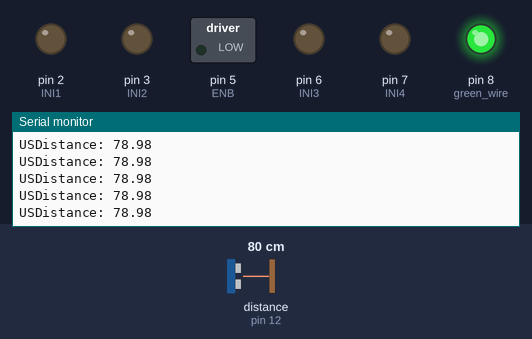
Simulated run of this sketch. Board: Arduino Uno, built with avr-gcc and run on an emulated ATmega328P. Shown: switched loads named in the sketch (green lamp = pin HIGH), output pins drawn as LEDs (lit = HIGH), the last lines printed to the serial monitor. Wiring (inferred from the names in the program): ultrasonic range finder: trigger pin 13; echo pin 12. Inputs (shaded band) come from the test bench; at power-on: distance to the obstacle (sensor on pin 12) 80 cm. The echo pulse lasts 58.3 µs per cm; pins used as bus, display or sensor lines are not drawn.

Above: at 1.2 s.
1.3 s: distance to the obstacle (sensor on pin 12) set to 120 cm
At 1.9 s:
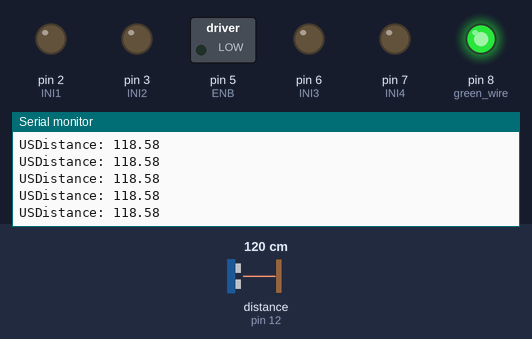
4.3 s: distance to the obstacle (sensor on pin 12) set to 2 cm
At 5.4 s:
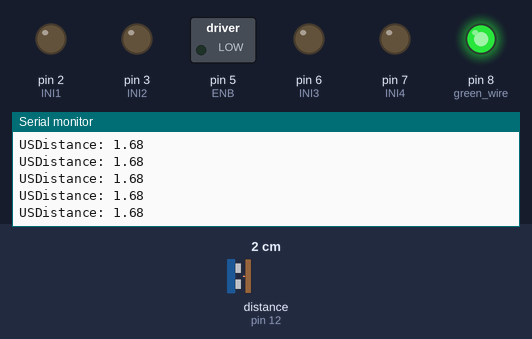
Timing chart, 0 to 7.3 s (numbered marks = the images above; inputs shaded):
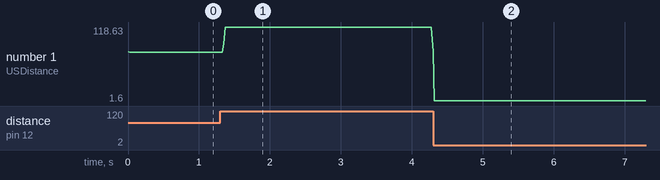

The sketch:

WarmanGondolaCode.ino
```cpp
//Winch Motor
int INI4 = 7; //Brown
int INI3 = 6; //Red
int ENB = 5; //PWM, Orange
//Gondola Motor
// do not require enable as using full power
int ENA = 4; //PWM, Yellow
int INI1 = 2; //White
int INI2 = 3; //Black
//Motor Speed Constants
int SB = 255; // winch
int SA = 255;

// SETUP ULTRASONIC SENSOR, which will face downwards
const int trigPin = 13; //Orange
const int echoPin = 12; //Brown
long int duration;
float distance;
float finalDistance;
float UltrasonicRecordedDistance;

//IR SENSOR : hardcoded in function below to Pin A0
float IRRecordedDistance;

// robot distances
float spooled=6; //in cm, the distance between the lower sensor fo the gondola and the upper surface of the car. Shouldn't be too high; as long as it doesn't touch
float unspooled=39; //in cm, the distance between the lower sensor fo the gondola and the upper surface of the car. Shouldn't be too high; as long as it doesn't touch

int pylonDistance=24; //in cm, the distance between the sensor of the gondola facing towards the pylon

// robot delays
long int retrieveTime=10*1000; //approximate time taken for robot to place retrieve package in seconds
long int dropTime = 10*1000; //approximate time taken for robot to place retrieve package in seconds

long int startTime, endTime;

void setup()
{
  //Gondola and Winch motor pin set up:
  pinMode(ENB, OUTPUT);
  pinMode(INI1, OUTPUT);
  pinMode(INI2, OUTPUT);
  pinMode(INI3, OUTPUT);
  pinMode(INI4, OUTPUT);
  //Ultrasonic:
  pinMode(trigPin, OUTPUT); // orange wire, Sets the trigPin as an Output
  pinMode(echoPin, INPUT); // yellow wire, Sets the echoPin as an Input
  pinMode(8, OUTPUT);     //green wire, to power sensor
  digitalWrite(8, HIGH);  // same as above, but these 2 lines need to be enabled for 5volts output

  Serial.begin(9600); // Starts the serial communication
}

void loop()
{
while(1)
{
Serial.print("USDistance: ");Serial.println(UltrasonicDistance());
}

//Step 1A: Start with winch fully unspooled, until robot does grips payload and starts moving other direction
delay(4000);

//Step 1B: Bring car closer to winch
WinchUp();
//how long it takes for the robot to come back closer to winch
delay(3600);

//car has returned back by now, and is NOT about to do donut, delaying for momentum
WinchStop();
delay(1000);

WinchUp();
//Check if robot has been sufficiently winched up
UltrasonicRecordedDistance=UltrasonicDistance();

while(UltrasonicRecordedDistance>=spooled)
{UltrasonicRecordedDistance=UltrasonicDistance();}

WinchStop();
delay(1000); //just to stop momentum/precaution

//Step 2: Traverse to other side
//Bring system forwards by powering gondola motor
GondolaToDeposit();
startTime=millis();

//until the sensor recognises the pylon to be the exact distance away, do NOTHING different, keep moving forward
IRRecordedDistance=IRDistance();
while(IRRecordedDistance>=pylonDistance)
{IRRecordedDistance=IRDistance();
Serial.print("IRDistance: ");Serial.println(IRRecordedDistance);}
endTime=millis();
GondolaStop();Serial.print("STOPPING");
delay(1000); // purpose to stop momentum and precaution


// Step 3: Bring car down and then back up:
WinchDown();
//rather than relying in sensors, rely on delay to place car onto the ground
/*UltrasonicRecordedDistance=UltrasonicDistance();
while(UltrasonicRecordedDistance<=unspooled)
{UltrasonicRecordedDistance=UltrasonicDistance();
Serial.print("UR: ");Serial.println(IRDistance();}*/
delay(6000);
WinchStop();

delay(11000); //delaying for momentum

//robot is on the ground now, and ready to move:
WinchDown();
delay(3000); //approximate time taken for robot to do the donut

//robot moves forward:
delay(3000);

//robot is at deposit zone, and drops package:
WinchStop();
delay(2000);

//robot has dropped package, and ready to return underneath gondola
WinchUp();
delay(3000);

//robot is ready to be grappled up, but wants to stop first to reduce momentum
WinchStop();
delay(1000);

//by now it has done the donut, and it needs to steer, and lock rotating disk
WinchUp();

//Check if robot has been sufficiently winched up
UltrasonicRecordedDistance=UltrasonicDistance();
while(UltrasonicRecordedDistance>=spooled)
{UltrasonicRecordedDistance=UltrasonicDistance();}
WinchStop();
delay(1000); //just to stop momentum/precaution


// Step 4: Bring back to start zone
GondolaToStart();
delay(endTime-startTime); // Rather than having a sensor on the car, im gonna replicate the time taken to get to pylong drop off zone
delay(3000); //Further delay as precaution'

//End program by ending powering motors at 20% and entering while (1) loop so it appears to stop, rather than actually stopping motors as it starts to slide as holding torque when stopped is pretty weak
int SA = 50;
analogWrite(ENA, SA);
while(1){}
}

void GondolaToStart()//DOES NOTHING, BROKEN
{digitalWrite(INI1, LOW);
  digitalWrite(INI2, HIGH);
  analogWrite(ENA, SA);}
void GondolaToDeposit()
{digitalWrite(INI1, HIGH);
  digitalWrite(INI2, LOW);
  analogWrite(ENA, SA);}
void GondolaStop()
{digitalWrite(INI1, LOW);
 digitalWrite(INI2, LOW);
 analogWrite(ENA, SA);}

void WinchUp()
{digitalWrite(INI3, HIGH);
  digitalWrite(INI4, LOW);
  analogWrite(ENB, SB);}
  void WinchDown()
{digitalWrite(INI3, LOW);
 digitalWrite(INI4, HIGH);
 analogWrite(ENB, SB);}
void WinchStop()
{digitalWrite(INI3, LOW);
  digitalWrite(INI4, LOW);
  analogWrite(ENB, SB);}

float IRDistance()
{int value1 = analogRead(A0);
delay(20);
int value2 = analogRead(A0);
delay(20);
int value3 = analogRead(A0);
delay(20);

float x = (value1 + value2 + value3) / 3;
float distance = 40969 * pow(x, -1.22);
return distance;}

float UltrasonicDistance()
{
  finalDistance=0;

  for (int i=1;i<=3;i++)
  {
    // Clears the trigPin
    digitalWrite(trigPin, LOW);
    delayMicroseconds(2);
    // Sets the trigPin on HIGH state for 10 micro seconds
    digitalWrite(trigPin, HIGH);
    delayMicroseconds(10);
    digitalWrite(trigPin, LOW);
    // Reads the echoPin, returns the sound wave travel time in microseconds
    duration = pulseIn(echoPin, HIGH);
    // Calculating the distance
    distance = duration * 0.034 / 2;
    finalDistance+=distance;
  }
  finalDistance=finalDistance/3;
  //return:
  return finalDistance;}
```

Measured:
- after the input at 1.3 s, the serial monitor: prints a new line after 0.05 s (image 1)
- after the input at 4.3 s, the serial monitor: prints a new line at once (image 2)
- plotted number 1: 78.98 → 79.6 after the input at 1.3 s, 79.6 → 1.6 after the input at 4.3 s
